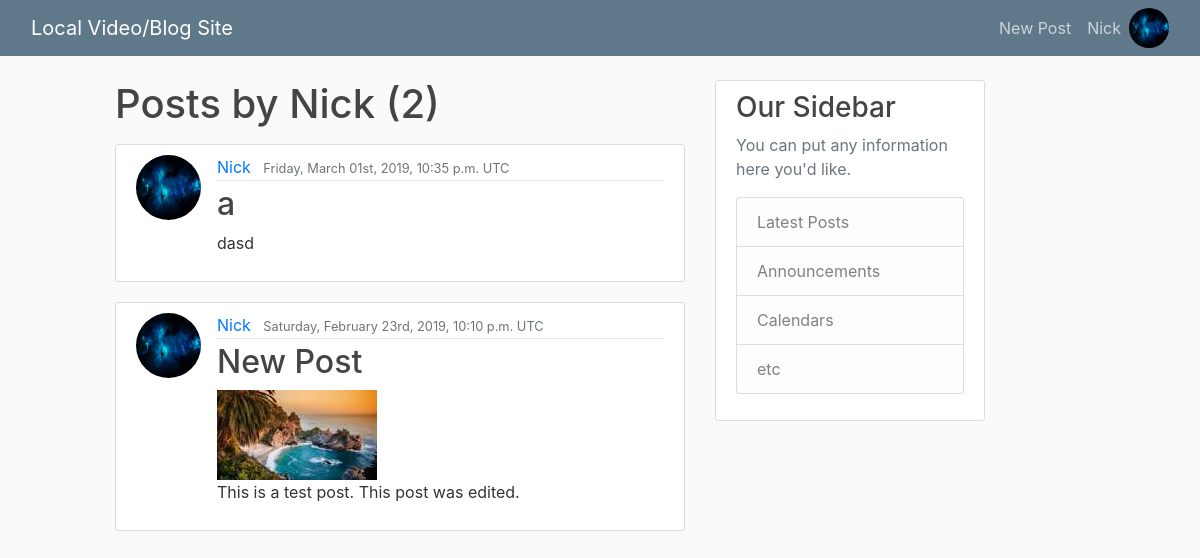
The page /posts/user/Nick (signed in) on the database its author committed.
### users/models.py (models this page shows, shortened)
class CustomUser(AbstractUser):
  user_ip = models.GenericIPAddressField(blank=True, null=True, unique=True)
  password = models.GenericIPAddressField(blank=True, null=True)

class Profile(models.Model):
  user = models.OneToOneField(get_user_model(), on_delete=models.CASCADE) # Cascade removes profile if user is deleted
  image = models.ImageField(default='default.jpg', upload_to='profile_pics')

### posts/models.py (models this page shows, shortened)
class Post(models.Model):
  title = models.CharField(max_length=100)
  content = models.TextField()
  date_posted = models.DateTimeField(default=timezone.now) # passing in function for timezone
  author = models.ForeignKey(get_user_model(), on_delete=models.CASCADE) # CASCADE will delete post if user is deleted
  video = models.FileField(blank=True, null=True, upload_to='videos/%Y/%m/%d/',
                           validators=[FileExtensionValidator(allowed_extensions=['mp4', 'ogb', 'webm'])])
  video_thumbnail = models.ImageField(blank=True, default='default_thumbnail.jpg', upload_to='thumbnails/%Y/%m/%d/')

### posts/views.py (the view)
# urls.py: path('user/<str:username>', UserPostListView.as_view(), name="user-posts"),
class UserPostListView(ListView):
  model = Post
  template_name = 'posts/user_posts.html'
  context_object_name = 'posts'
  paginate_by = 5
  def get_queryset(self):
    user = get_object_or_404(get_user_model(), username=self.kwargs.get('username'))
    return Post.objects.filter(author=user).order_by('-date_posted')

### posts/templates/posts/user_posts.html
{% extends "posts/post_brief.html" %}
{% block post %}
  <h1 class="mb-3">Posts by {{ view.kwargs.username }} ({{ page_obj.paginator.count }})</h1>
{% endblock post %}

### posts/templates/posts/post_brief.html (shortened to what this page needs)
{% extends "posts/base.html" %}
{% block content %}
  {% block post %}{% endblock %}
  {% for post in posts %}
    <article class="media content-section">
      <img class="rounded-circle article-img" src="{{ post.author.profile.image.url }}">
      <div class="media-body">
        <div class="article-metadata">
          <a class="mr-2" href="{% url 'user-posts' post.author.username %}">{{ post.author }}</a>
          <small class="text-muted">{{ post.date_posted|date:"l, F dS, Y, P T" }}</small>
        </div>
        <h2><a class="article-title" href="{% url 'post-detail' post.id %}">{{ post.title }}</a></h2>
        {% if post.video %}
          <a href="{% url 'post-detail' post.id %}">
            <img src="{{ post.video_thumbnail.url }}" width="160" height="90">
          </a>
        {% endif %}
        <p class="article-content break-words">{{ post.content }}</p>
      </div>
    </article>
  {% endfor %}
{% endblock content %}
{% block sidebar %}
  <div class="col-md-3">
    <div class="content-section">
      <h3>Our Sidebar</h3>
      <p class='text-muted'>You can put any information here you'd like.
        <ul class="list-group">
          <li class="list-group-item list-group-item-light">Latest Posts</li>
          <li class="list-group-item list-group-item-light">Announcements</li>
          <li class="list-group-item list-group-item-light">Calendars</li>
          <li class="list-group-item list-group-item-light">etc</li>
        </ul>
      </p>
    </div>
  </div>
{% endblock sidebar %}

### posts/templates/posts/base.html (shortened to what this page needs)
{% extends "posts/shell.html" %}
{% block body %}
    <header class="site-header">
      <nav class="navbar navbar-expand-md navbar-dark bg-steel fixed-top">
        <div class="container-fluid">
          <a class="navbar-brand mr-4" href="/">Local Video/Blog Site</a>
          <div class="collapse navbar-collapse" id="navbarToggle">
            <div class="navbar-nav">
              {% if user.is_authenticated %}
                <a class="nav-item nav-link" href="{% url 'post-create' %}">New Post</a>
                <a class="nav-item nav-link" href="{% url 'profile' %}">{{ user }}</a>
                <a href="{% url 'profile' %}">
                  <img src="{{ user.profile.image.url }}" width="40" height="40" class="rounded-circle">
                </a>
              {% else %}
                <a class="nav-item nav-link" href="{% url 'login' %}">Login</a>
                <a class="nav-item nav-link" href="{% url 'register' %}">Register</a>
              {% endif %}
            </div>
          </div>
        </div>
      </nav>
    </header>
    <main role="main" class="container-fluid">
      <div class="row">
        <div class="col-md-1"></div>
        <div class="col-md-6">
          {% block content %}{% endblock %}
        </div>
        {% block sidebar %}{% endblock %}
        <div class="col-md-1"></div>
      </div>
    </main>
{% endblock body %}

### posts/static/posts/main.css (style rules this page uses)
body { background: #fafafa; color: #333333; margin-top: 5rem; }
h1, h2, h3, h4, h5, h6 { color: #444444; }
ul { margin: 0; }
.bg-steel { background-color: #5f788a; }
.site-header .navbar-nav .nav-link { color: #cbd5db; }
.content-section { background: #ffffff; padding: 10px 20px; border: 1px solid #dddddd; border-radius: 3px; margin-bottom: 20px; }
.article-title { color: #444444; }
.article-content { white-space: pre-line; }
.article-img { height: 65px; width: 65px; margin-right: 16px; }
.article-metadata { padding-bottom: 1px; margin-bottom: 4px; border-bottom: 1px solid #e3e3e3 }
p.break-words { word-break: break-all; }

### rows shown on the page
CustomUser: username "Nick", profile.image (picture), kwargs.username "Nick"
Post: author.profile.image (picture), author "Nick", date_posted "Friday, March 01st, 2019, 10:35 p.m. UTC", title "a", content "dasd"
Post: author.profile.image (picture), author "Nick", date_posted "Saturday, February 23rd, 2019, 10:10 p.m. UTC", title "New Post", video_thumbnail (picture), content "This is a test post. This post was edited."

### other values the page prints
{{ page_obj.paginator.count }} "2"
